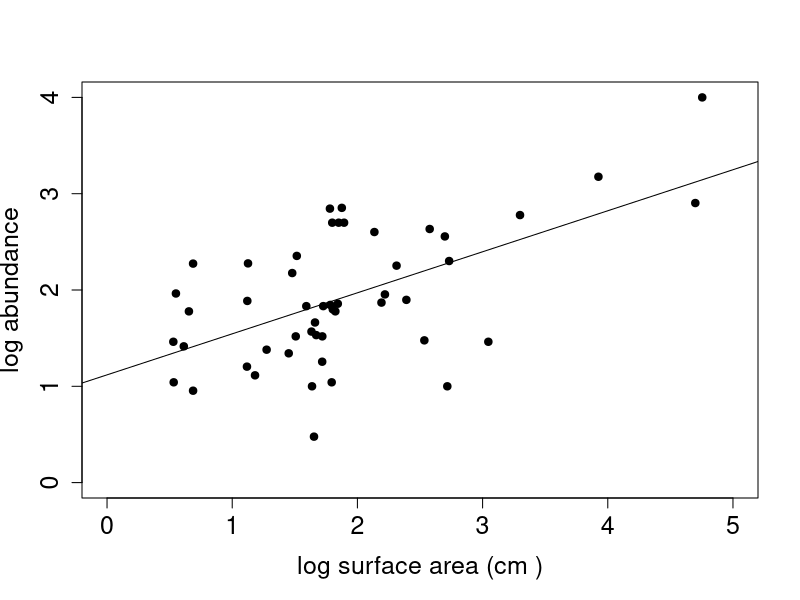
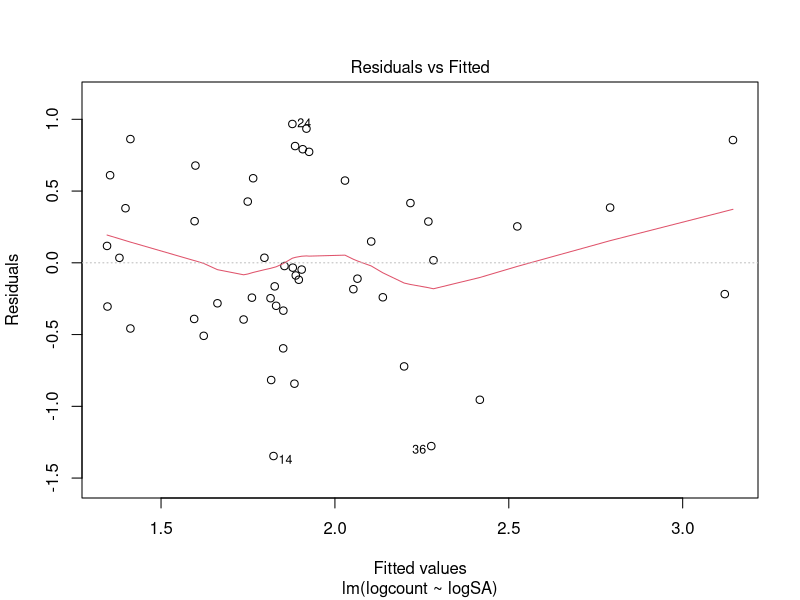

Reproduce these figures in R, in order.
#load data
driftercharacters <- read.csv(file = "Dataset 5 - drifter surface area (log) vs. Lepas anserifera abundance (log).csv", header = TRUE)

#run the model
model <- lm(logcount ~ logSA, data = driftercharacters)
summary(model)

#plot surface area vs count
plot(logcount ~ logSA, data = driftercharacters,pch=19, ylab = "log abundance", xlab = "log surface area (cm )",cex.lab=1.5, cex.axis=1.5, xlim=c(0,5), ylim=c(0,4))
abline(model)

#check assumptions
plot(model, which = 1)

#note that the figure was edited in external software to improve aesthetics
